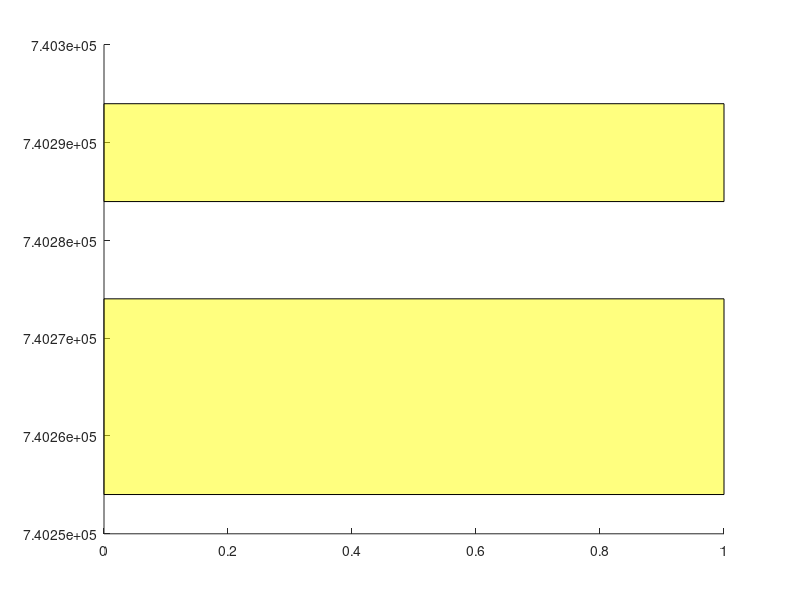

Source code (MATLAB):
function h=ShadePlotForEmpahsisHoriz( x,colors,alphas)
% ShadePlotForEmpahsis
% Plots a shaded bar for emphasis as commonly seen on cconomic charts
%
% INPUTS:
%  x     where the bar is placed.   If you want a bar from x=4:8 then
%        use [4 8].  If you want x=[4:8,10:20] then use {4:8,10:20}
% colors Use 'y' to make all bars yellow.  Use {'y','g','r'} for
%        yellow, green and red bars.
% alphas Use 0.5 if you want all bars to be translucent.  Use {0,.5,1}
%        for transparent, translucet and opaque bars.
%
% USAGE:
% % DEFINE DATA
% P=[ ...
% 98 98 94 91 84 83 82 87 88 89 91 91 90 89 89 90 91 91 87 86 87 84 79 80 ...
% 85 86 86 85 93 93 93 93 97 97 95 93 93 94 95 96 96 92 89 90 91 91 91 92 ...
% 93 95 99 98 99 97 95 95 94 90 92 93 93 95 94 95 93 92 92 92 91 90 89 89 ...
% 90 89 90 89 88 84 84 83 84 85 85 84 82 82 82 79 80 79 80 78 78 81 83 82 ...
% 81 79 77 77 78 77 78 79 79 81 81 81 78 78 78 78 77 78 79 79 79 79 81 85 ...
% 86 86 86 87 85 84 85 86 88 88 90 88 88 87 86 86 85 87 87 87 86 85 84 83 ...
% 82 81 81 82 81 80 82 81 79 80 81 80 80 79 85 85 82 83 84 85 86 87 86 86 ...
% 85 85 85 83 79 81 83 83 84 82 80 80 80 80 84 81 80 76 71 70 70 69 69 68 ...
% 67 68 68 68 67 68 68 70 70 72 72 71 69 68 68 68 67 68 67 66 67 67 67 66 ...
% 65 66 65 62 60 60 59 59 59 59 65 66 63 65 68 68 68 68 69 73 74 71 71 69 ...
% 71 72 72 76 76 74 77 80 82 80 78 80 80 80 80 81 80 79 77];
% T=today-length(P)+1:today;
% Y={today-[13 74],today-[142 172]};
% G={today-[30 51]};
%
% % PLOT THE DATA
% plot(T,P);
% datetick;
% line(get(gca,'Xlim'),[80 80])
% line(get(gca,'Xlim'),[68 68])%
% title({'ShadePlotForEmphasis','(P<80 yellow, P<68 green)'});
%
% % DRAW SOME YELLOW BARS
% ShadePlotForEmpahsis(Y,'y',0.5);
%
% % DRAW A GREEN BAR
% ShadePlotForEmpahsis(G,'g',0.5);
%
%
% | ##  _#__/
% | ##  / #
% | ## / #
% | /#\_/  #
% |/ ##   #
% |__##_____#_____
%
% IT'S NOT FANCY BUT IT WORKS

% Michael Robbins
% robbins@bloomberg.net
% michael.robbins@us.cibc.com

if nargin<1
   x={[today-50 today-30],[today-20 today-10]};
end;
if nargin<2 colors='y'; end;
if nargin<2 alphas=.5; end;

if ~iscell( x)  x={ x}; end;
if ~iscell(colors) colors={colors}; end;
if ~iscell(alphas) alphas={alphas}; end;

if length(colors)>length( x) colors=colors(1:length( x)); end;
if length(colors)<length( x) t=colors{1}; colors=[]; for i=1:length( x) colors{i}=t; end; end;

if length(alphas)>length( x) alphas=alphas(1:length( x)); end;
if length(alphas)<length( x) t=alphas{1}; alphas=[]; for i=1:length( x) alphas{i}=t; end; end;

for i=1:length( x)
  h(i)=patch([get(gca,'XLim') fliplr(get(gca,'XLim'))], ...
    [repmat( x{i}(1),1,2) repmat( x{i}(2),1,2)], ...
    [0 0 0 0],colors{i});
    set(h(i),'FaceAlpha',alphas{i});
end;
